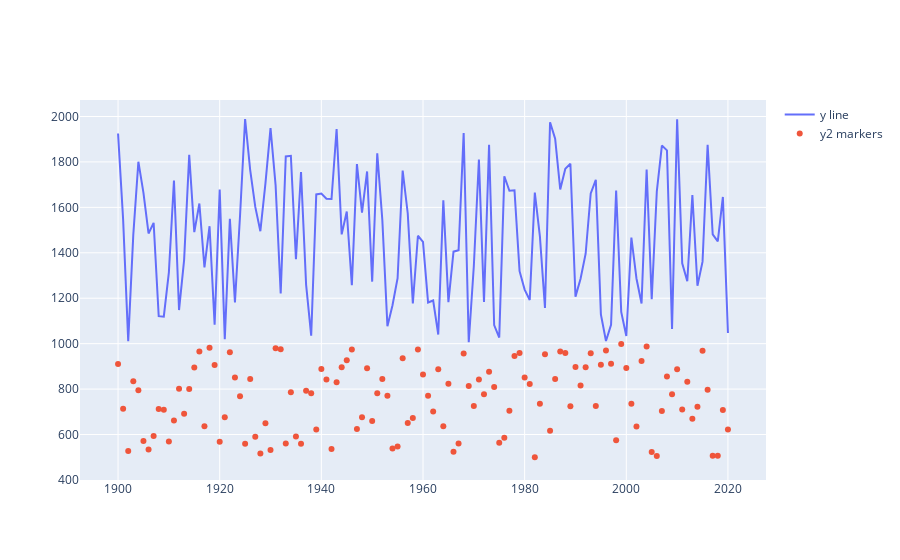

Source (notebook cell):
### Code cell
# Wykrwywołujemy na nim metodę add_trace, co jest równoznaczne z dodaniem kolejnego trace0, trace1, trace2 do listy przypisanej do zmiennej dataes liniowy
# 
fig.add_trace(go.Scatter(x=x,y=y,name='y line'))

# Wykres punktowy
fig.add_trace(go.Scatter(x=x,y=y2,name='y2 markers',mode='markers'))
